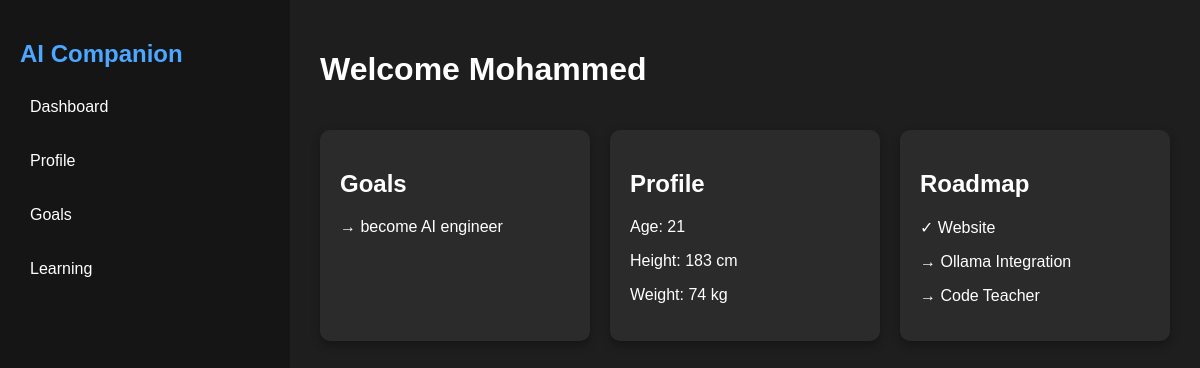
Before: / with the older database file.
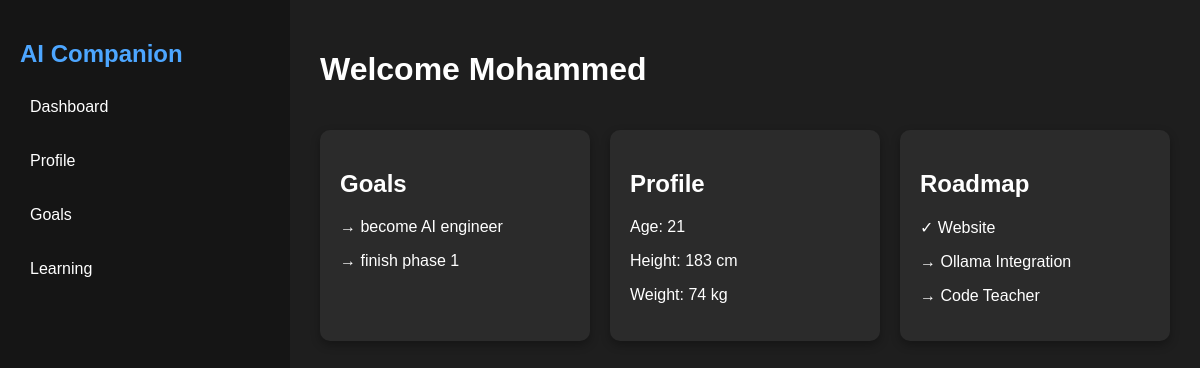
After: the same page with the newer database file.
### tables this page shows
CREATE TABLE goals (
        id INTEGER PRIMARY KEY AUTOINCREMENT,
        goal_text TEXT NOT NULL
    );

### app.py (the view)
@app.route("/")
def home():
    goals = db.get_goals()
    memories = db.get_memories()
    return render_template("index.html", goals=goals, memories=memories)

### src/memory.py (called while the page is built)
    def get_memories(self):
        conn = sqlite3.connect(self.db_path)
        cursor = conn.cursor()
        cursor.execute("SELECT memory_text FROM memories")
        memories = cursor.fetchall()
        conn.close()
        return memories

    def get_goals(self):
        conn = sqlite3.connect(self.db_path)
        cursor = conn.cursor()
        cursor.execute("SELECT goal_text FROM goals")
        goals = cursor.fetchall()
        conn.close()
        return goals

### templates/index.html (shortened to what this page needs)
<!DOCTYPE html>
<html>
<head>
    <link rel="stylesheet"
          href="{{ url_for('static', filename='style.css') }}">
</head>
<body>
<div class="container">
    <div class="sidebar">
        <h2 id="logo">AI Companion</h2>
        <p class="menu-item">Dashboard</p>
        <p class="menu-item">Profile</p>
        <p class="menu-item">Goals</p>
        <p class="menu-item">Learning</p>
    </div>
    <div class="main">
        <h1>Welcome Mohammed</h1>
        <div class="cards">
    <div class="card">
    <h2>Goals</h2>
    {% for goal in goals %}
        <p>→ {{ goal[0] }}</p>
    {% else %}
        <p>No goals yet.</p>
    {% endfor %}
</div>
<div class="card">
    <h2>Profile</h2>
    <p>Age: 21</p>
    <p>Height: 183 cm</p>
    <p>Weight: 74 kg</p>
</div>
<div class="card">
    <h2>Roadmap</h2>
    <p>✓ Website</p>
    <p>→ Ollama Integration</p>
    <p>→ Code Teacher</p>
</div>
    </div>
</div>
</body>
</html>

### static/style.css (style rules this page uses)
body { margin: 0; font-family: Arial, sans-serif; background-color: #1e1e1e; color: white; }
.container { display: flex; }
.sidebar { width: 250px; height: 100vh; background-color: #151515; padding: 20px; }
.main { flex: 1; padding: 30px; }
.card { background-color: #2b2b2b; padding: 20px; margin-top: 20px; border-radius: 10px; box-shadow: 0px 4px 10px rgba(0,0,0,0.3); transition: 0.3s; }
.menu-item { padding: 10px; border-radius: 8px; }
#logo { color: #4da6ff; }
.cards { display: flex; gap: 20px; }
.card { flex: 1; }
.cards { display: flex; gap: 20px; flex-wrap: wrap; }

Changed rows visible on the page:
added goals: goal_text "finish phase 1"
